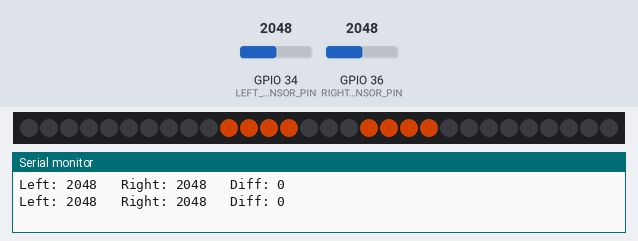
A sketch run on a simulated ESP32. Parts: 30 RGB LEDs in strip order, left to right, the last lines printed to the serial monitor. The test bench sets the inputs (shaded band); at power-on: GPIO 34 (LEFT_SENSOR_PIN) = 2048, GPIO 36 (RIGHT_SENSOR_PIN) = 2048. Dim RGB values are drawn brighter than linear.

Above: at 1.29 s.
1.3 s: GPIO 34 (LEFT_SENSOR_PIN) set to 1610
At 1.41 s:
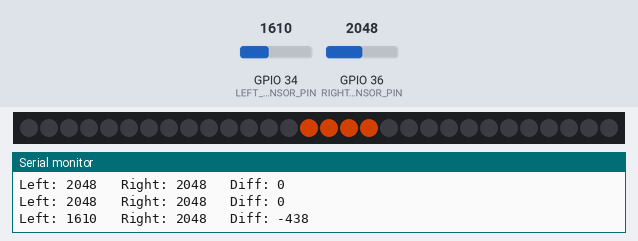
2.9 s: GPIO 36 (RIGHT_SENSOR_PIN) set to 1651
4.4 s: GPIO 36 (RIGHT_SENSOR_PIN) set to 1534
5.9 s: GPIO 34 (LEFT_SENSOR_PIN) set to 1690
At 6.09 s:
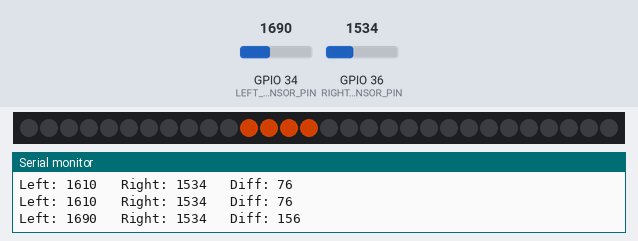
7.5 s: GPIO 36 (RIGHT_SENSOR_PIN) set to 1620
At 8.36 s:
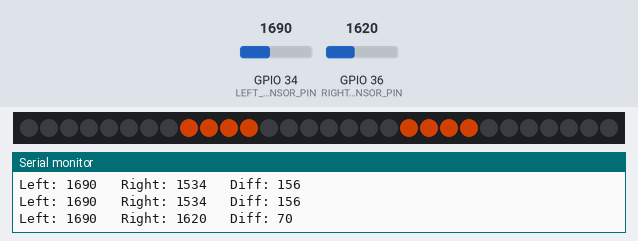

Measured:
- after the input at 5.9 s, the LEDs: first change at once (image 2 shows a later state)

The sketch:

Blinkelys_med_motionsensor.ino
```cpp
#include <Adafruit_NeoPixel.h>

#define LED_PIN 33
#define N_LEDS 30

#define LEFT_SENSOR_PIN  34
#define RIGHT_SENSOR_PIN 36

Adafruit_NeoPixel strip(N_LEDS, LED_PIN, NEO_GRB + NEO_KHZ800);

// Individuelle thresholds
const int LEFT_THRESHOLD  = 1650;
const int RIGHT_THRESHOLD = 1580;

// Difference threshold
const int DIFF_THRESHOLD  = 200;

void setup() {
  Serial.begin(115200);

  strip.begin();
  strip.setBrightness(120);
  strip.clear();
  strip.show();
}

void loop() {
  int leftValue  = analogRead(LEFT_SENSOR_PIN);
  int rightValue = analogRead(RIGHT_SENSOR_PIN);

  int diff = leftValue - rightValue;

  bool leftActive  = leftValue  > LEFT_THRESHOLD;
  bool rightActive = rightValue > RIGHT_THRESHOLD;

  Serial.print("Left: ");
  Serial.print(leftValue);
  Serial.print("   Right: ");
  Serial.print(rightValue);
  Serial.print("   Diff: ");
  Serial.println(diff);

  uint32_t color = strip.Color(255, 80, 0); // orange

  if (leftActive && rightActive) {
    if (abs(diff) < DIFF_THRESHOLD) {
      blinkHazard(color);
    }
    else if (diff > 0) {
      blinkLeft(color);
    }
    else {
      blinkRight(color);
    }
  }
  else if (leftActive) {
    blinkLeft(color);
  }
  else if (rightActive) {
    blinkRight(color);
  }
  else {
    strip.clear();
    strip.show();
    delay(20);
  }
}

// Venstre
void blinkLeft(uint32_t color) {
  int center = strip.numPixels() / 2;

  for (int offset = 0; offset <= center + 4; offset++) {

    if (analogRead(LEFT_SENSOR_PIN) <= LEFT_THRESHOLD) {
      strip.clear();
      strip.show();
      return;
    }

    strip.clear();

    int left = center - offset;

    for (int t = 0; t < 4; t++) {
      int pos = left + t;
      if (pos >= 0 && pos < strip.numPixels()) {
        strip.setPixelColor(pos, color);
      }
    }

    strip.show();
    delay(40);
  }

  delay(250);
  strip.clear();
  strip.show();
}

// Højre
void blinkRight(uint32_t color) {
  int center = strip.numPixels() / 2;

  for (int offset = 0; offset <= center + 4; offset++) {

    if (analogRead(RIGHT_SENSOR_PIN) <= RIGHT_THRESHOLD) {
      strip.clear();
      strip.show();
      return;
    }

    strip.clear();

    int right = center + offset;

    for (int t = 0; t < 4; t++) {
      int pos = right - t;
      if (pos >= 0 && pos < strip.numPixels()) {
        strip.setPixelColor(pos, color);
      }
    }

    strip.show();
    delay(40);
  }

  delay(250);
  strip.clear();
  strip.show();
}

// Hazard
void blinkHazard(uint32_t color) {
  int center = strip.numPixels() / 2;

  for (int offset = 0; offset <= center + 4; offset++) {

    int leftValue  = analogRead(LEFT_SENSOR_PIN);
    int rightValue = analogRead(RIGHT_SENSOR_PIN);

    if (leftValue <= LEFT_THRESHOLD || rightValue <= RIGHT_THRESHOLD) {
      strip.clear();
      strip.show();
      return;
    }

    strip.clear();

    int left  = center - offset;
    int right = center + offset;

    for (int t = 0; t < 4; t++) {
      int posL = left + t;
      int posR = right - t;

      if (posL >= 0 && posL < strip.numPixels()) {
        strip.setPixelColor(posL, color);
      }

      if (posR >= 0 && posR < strip.numPixels()) {
        strip.setPixelColor(posR, color);
      }
    }

    strip.show();
    delay(40);
  }

  delay(250);
  strip.clear();
  strip.show();
}
```
